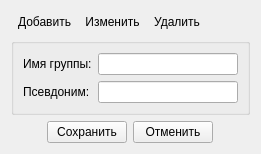
<?xml version="1.0" encoding="UTF-8"?>
<ui version="4.0">
 <class>RTPTechGroup::ModelerIde::QuantityGroupWidget</class>
 <widget class="QWidget" name="RTPTechGroup::ModelerIde::QuantityGroupWidget">
  <property name="geometry">
   <rect>
    <x>0</x>
    <y>0</y>
    <width>261</width>
    <height>153</height>
   </rect>
  </property>
  <property name="windowTitle">
   <string>Form</string>
  </property>
  <layout class="QVBoxLayout" name="verticalLayout">
   <item>
    <layout class="QHBoxLayout" name="horizontalLayoutPropTool">
     <property name="spacing">
      <number>0</number>
     </property>
     <item>
      <widget class="QToolButton" name="toolButtonAdd">
       <property name="text">
        <string>Добавить</string>
       </property>
       <property name="icon">
        <iconset resource="modeleride.qrc">
         <normaloff>:/add</normaloff>:/add</iconset>
       </property>
       <property name="iconSize">
        <size>
         <width>16</width>
         <height>16</height>
        </size>
       </property>
       <property name="toolButtonStyle">
        <enum>Qt::ToolButtonTextBesideIcon</enum>
       </property>
       <property name="autoRaise">
        <bool>true</bool>
       </property>
      </widget>
     </item>
     <item>
      <widget class="QToolButton" name="toolButtonEdit">
       <property name="text">
        <string>Изменить</string>
       </property>
       <property name="icon">
        <iconset resource="modeleride.qrc">
         <normaloff>:/edit</normaloff>:/edit</iconset>
       </property>
       <property name="iconSize">
        <size>
         <width>16</width>
         <height>16</height>
        </size>
       </property>
       <property name="toolButtonStyle">
        <enum>Qt::ToolButtonTextBesideIcon</enum>
       </property>
       <property name="autoRaise">
        <bool>true</bool>
       </property>
      </widget>
     </item>
     <item>
      <widget class="QToolButton" name="toolButtonDel">
       <property name="text">
        <string>Удалить</string>
       </property>
       <property name="icon">
        <iconset resource="modeleride.qrc">
         <normaloff>:/remove</normaloff>:/remove</iconset>
       </property>
       <property name="iconSize">
        <size>
         <width>16</width>
         <height>16</height>
        </size>
       </property>
       <property name="toolButtonStyle">
        <enum>Qt::ToolButtonTextBesideIcon</enum>
       </property>
       <property name="autoRaise">
        <bool>true</bool>
       </property>
      </widget>
     </item>
     <item>
      <spacer name="horizontalSpacer">
       <property name="orientation">
        <enum>Qt::Horizontal</enum>
       </property>
       <property name="sizeHint" stdset="0">
        <size>
         <width>40</width>
         <height>20</height>
        </size>
       </property>
      </spacer>
     </item>
    </layout>
   </item>
   <item>
    <widget class="QGroupBox" name="groupBoxQuantityGroup">
     <property name="title">
      <string/>
     </property>
     <layout class="QGridLayout" name="gridLayout">
      <item row="0" column="0">
       <widget class="QLabel" name="labelQuantityGroupName">
        <property name="text">
         <string>Имя группы:</string>
        </property>
       </widget>
      </item>
      <item row="0" column="1">
       <widget class="QLineEdit" name="lineEditQuantityGroupName"/>
      </item>
      <item row="1" column="0">
       <widget class="QLabel" name="labelQuantityGroupAlias">
        <property name="text">
         <string>Псевдоним:</string>
        </property>
       </widget>
      </item>
      <item row="1" column="1">
       <widget class="QLineEdit" name="lineEditQuantityGroupAlias">
        <property name="maxLength">
         <number>256</number>
        </property>
       </widget>
      </item>
     </layout>
    </widget>
   </item>
   <item>
    <spacer name="verticalSpacer">
     <property name="orientation">
      <enum>Qt::Vertical</enum>
     </property>
     <property name="sizeHint" stdset="0">
      <size>
       <width>20</width>
       <height>40</height>
      </size>
     </property>
    </spacer>
   </item>
   <item>
    <layout class="QHBoxLayout" name="horizontalLayoutPropSave">
     <item>
      <spacer name="horizontalSpacerRightProp">
       <property name="orientation">
        <enum>Qt::Horizontal</enum>
       </property>
       <property name="sizeHint" stdset="0">
        <size>
         <width>40</width>
         <height>20</height>
        </size>
       </property>
      </spacer>
     </item>
     <item>
      <widget class="QPushButton" name="pushButtonPropSave">
       <property name="text">
        <string>Сохранить</string>
       </property>
      </widget>
     </item>
     <item>
      <widget class="QPushButton" name="pushButtonPropCancel">
       <property name="text">
        <string>Отменить</string>
       </property>
      </widget>
     </item>
     <item>
      <spacer name="horizontalSpacerLeftProp">
       <property name="orientation">
        <enum>Qt::Horizontal</enum>
       </property>
       <property name="sizeHint" stdset="0">
        <size>
         <width>40</width>
         <height>20</height>
        </size>
       </property>
      </spacer>
     </item>
    </layout>
   </item>
  </layout>
 </widget>
 <tabstops>
  <tabstop>lineEditQuantityGroupName</tabstop>
  <tabstop>lineEditQuantityGroupAlias</tabstop>
  <tabstop>toolButtonAdd</tabstop>
  <tabstop>toolButtonEdit</tabstop>
  <tabstop>toolButtonDel</tabstop>
  <tabstop>pushButtonPropSave</tabstop>
  <tabstop>pushButtonPropCancel</tabstop>
 </tabstops>
 <resources>
  <include location="modeleride.qrc"/>
 </resources>
 <connections/>
</ui>
